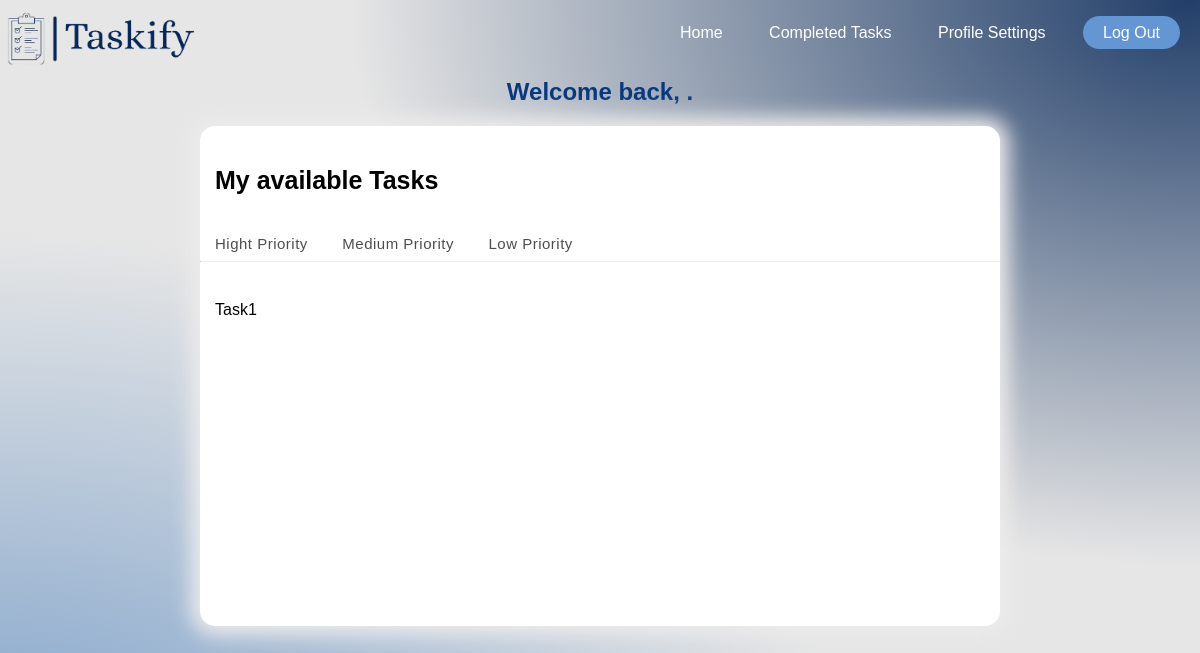
Page /availableTasks/ on the earlier database version.
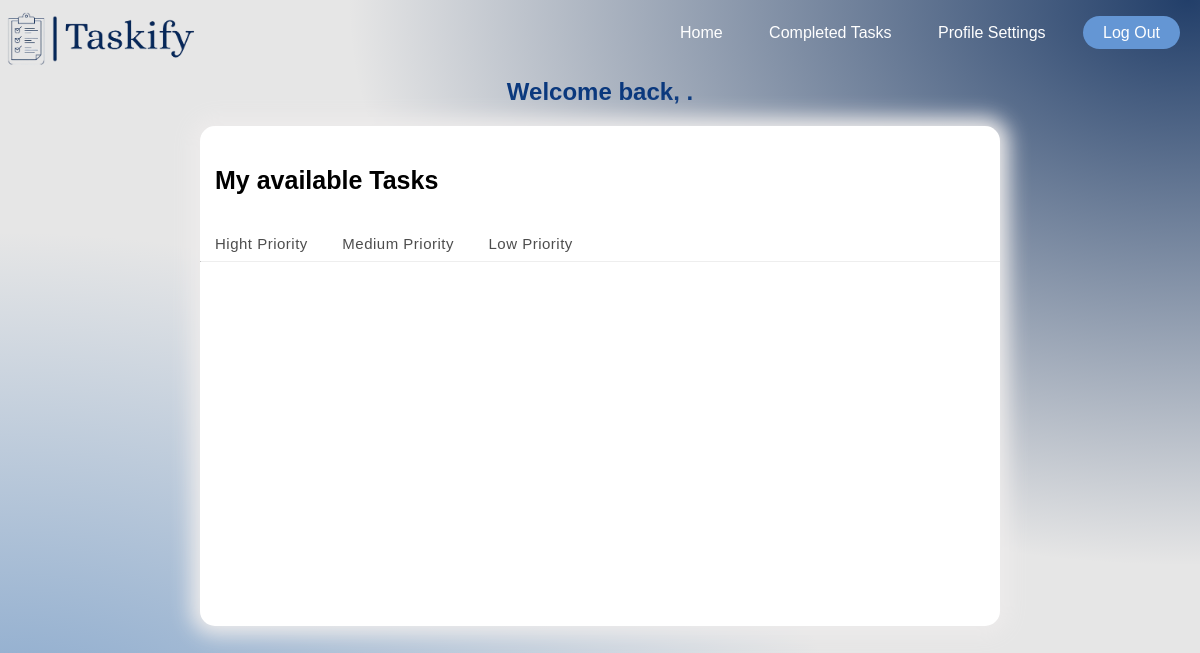
Same page on the later database version.
### availableTasks/models.py (models this page shows)
class Task(models.Model):
    title=models.CharField(max_length=50)
    priority=models.CharField(max_length=20)
    description=models.TextField()
    status=models.BooleanField(default=False)
    createdby=models.CharField(max_length=100, default='test')

### availableTasks/views.py (the view)
# urls.py: path('availableTasks/',views.availableTasks),
def availableTasks(request):
    task=Task.objects.all()
    return render(request,'availableTasks.html',{'task':task})

### availableTasks/templates/availableTasks.html (shortened to what this page needs)
{%load static%}
<!DOCTYPE html>
<html>
<head>
    <link rel="stylesheet" href="{% static 'css/availableTasks.css' %}">
</head>
<body>
    <div class="nav">
        <img src="{% static 'images/result1.png' %}" class="logo">
        <div class="buttons">
            <ul>
                <li><a class="nav-link" href="TeacherHome.html">Home</a></li>
                <li><a class="nav-link" href="completed.html">Completed Tasks</a></li>
                <li><a class="nav-link" href="profileSettings.html">Profile Settings</a></li>
                <li><a class="log-link" href="..\Home page\school.html">Log Out</a></li>
            </ul>
        </div>
    </div>
    <header>
        <h2 style="text-align: center;color:#0a387d"> Welcome back, .</h2>
    </header>
    <div class="table">
        <h3 class="thead"> My available Tasks</h3>
        <nav>
            <a href="#" class="links" onclick="high()">Hight Priority</a>
            <a href="#" class="links" onclick="medium()">Medium Priority</a>
            <a href="#" class="links" onclick="low()">Low Priority</a>
        </nav>
        <hr>
        <div class="tasks">
            {% for task in task %}
            <p><a href="{% url 'task_detail' %}">{{ task.title }}</a></p>
            {% endfor %}
        </div>
    </div>
</body>
</html>

### availableTasks/static/css/availableTasks.css (style rules this page uses)
html { font-family: Arial, Helvetica, sans-serif; display: flex; flex-direction: column; background-color: hsla(0, 0%, 90%, 1); background-image: radial-gradient(at 99% 0%, hsla(216, 89%, 18%, 0.87) 0px, transparent 50%), radial-gradient(at 0% 99%, hsla(212, 42%, 64%, 1) 0px, transparent 50%); background-position: center; background-attachment: fixed; background-size: cover; }
.logo { position: absolute; height: auto; left: 0px; width: 200px; padding-top: 15px; }
.nav { display: flex; width: 100%; align-items: center; border-radius: 30px; }
.buttons { padding-inline-start: 0px; list-style: none; flex: 1; text-align: right; }
.nav ul li { display: inline; margin: 6px; }
a { text-decoration: none; }
.nav ul li .nav-link { border-radius: 30px; font-family: Arial, Helvetica, sans-serif; padding: 15px 15px; color: #fff; }
.log-link { text-decoration: none; padding: 8px 20px; margin: 6px; border-radius: 20px; transition: background-color 0.3 ease; color: #fff; background-color: #6496d4; }
.table { width: 800px; height: 500px; margin: auto; border-radius: 15px; position: relative; box-shadow: 0 0 20px 9px rgb(237, 235, 235); align-items: center; background-color: white; overflow: hidden; }
.thead { color: #000; padding: 15px; font-size: 25px; }
.links { padding: 0 15px; margin: auto; color: #000000b2; cursor: pointer; background-color: transparent; border: 0; outline: none; position: relative; letter-spacing: 0.5px; font-size: 15px; }
.links:after { content: ""; position: absolute; background-color: #6496d4; height: 3px; width: 0; left: 0; bottom: -10px; transition: 0.3s; }
.tasks { padding: 15px; display: inline-block; }
hr { border-top: #ffffffab; }

Differences in the rows shown:
removed Task: title "Task1"
